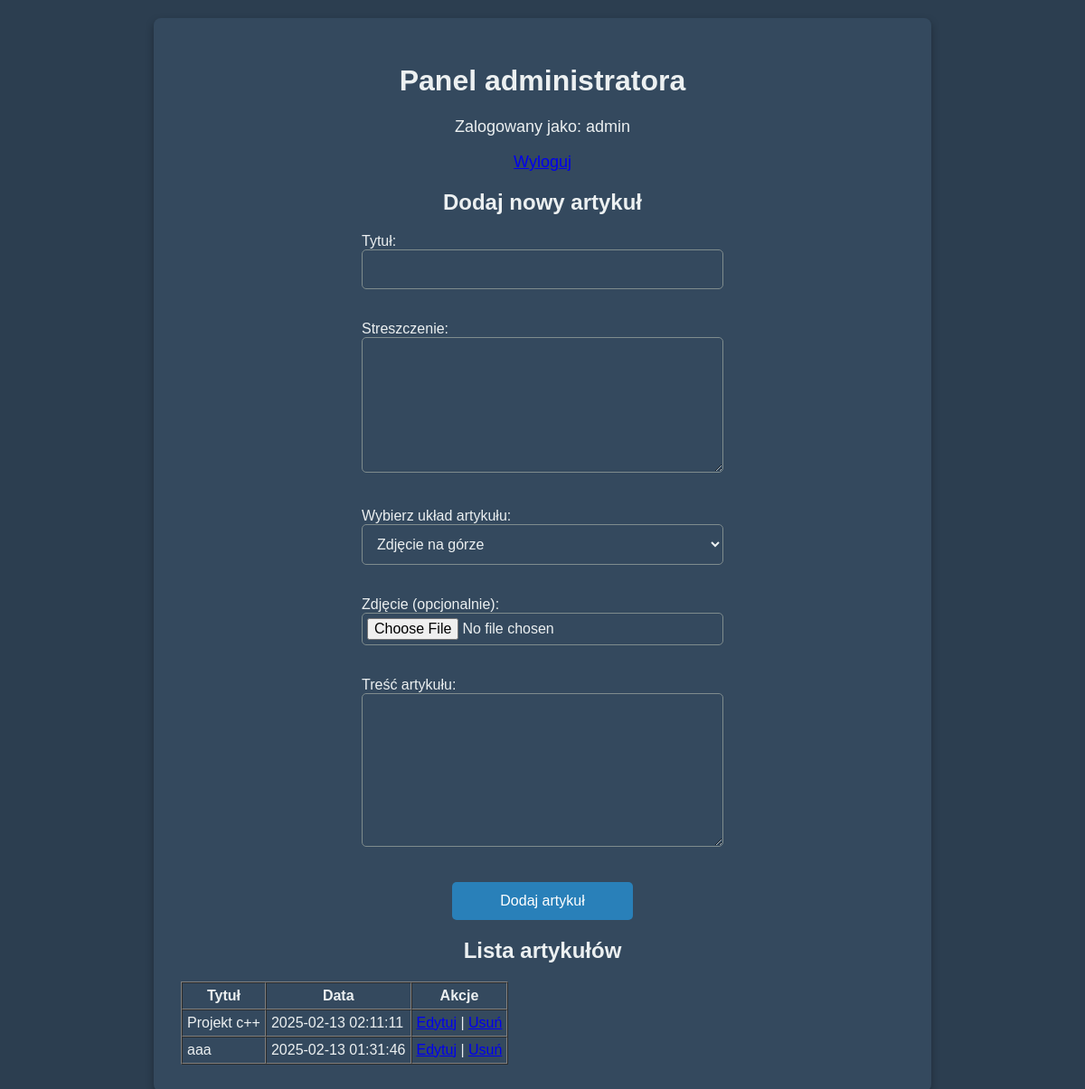
Page /admin_panel.php (signed in) on the earlier database version.
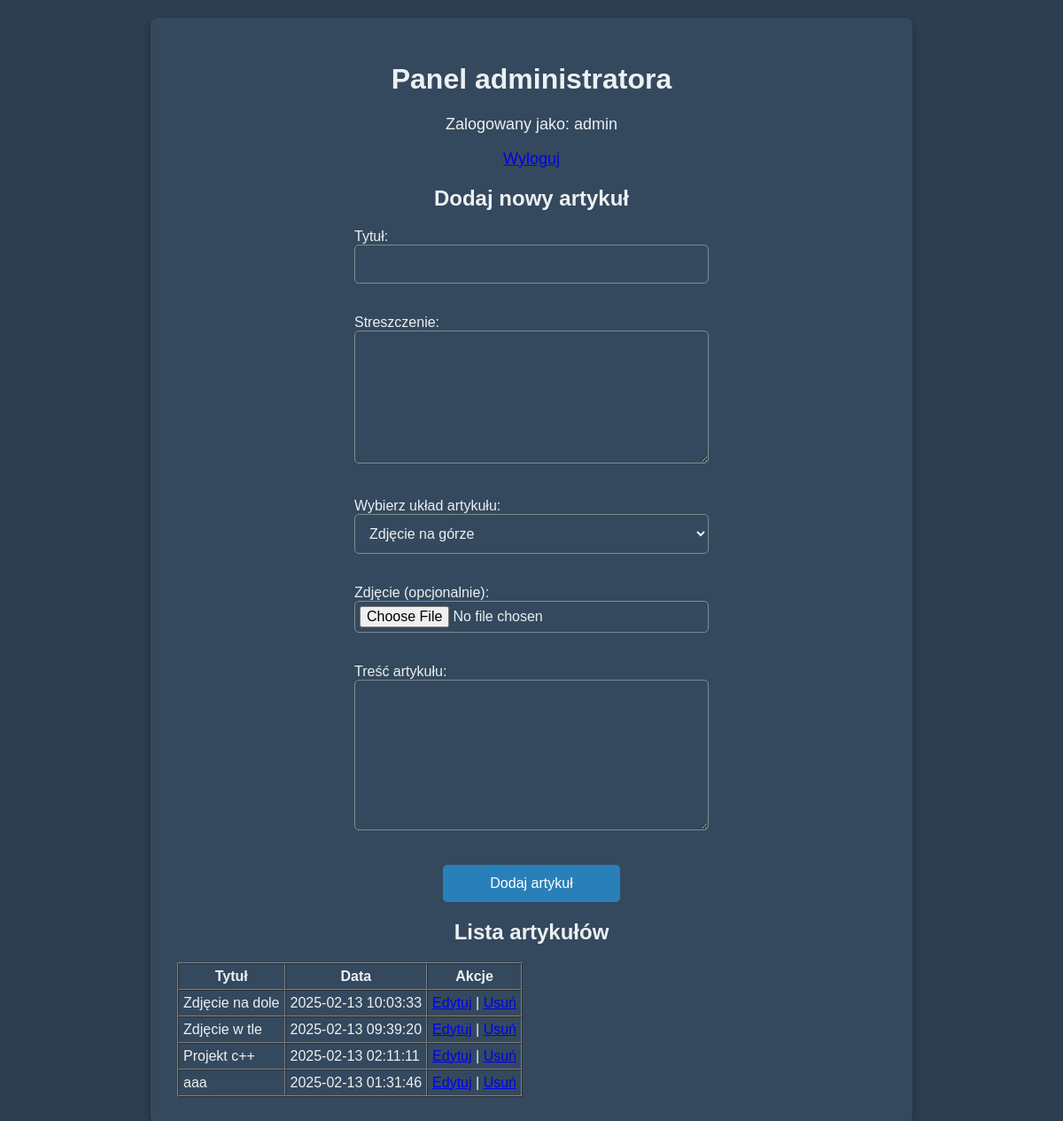
Same page on the later database version.
### tables this page shows
CREATE TABLE articles (
        id INTEGER PRIMARY KEY AUTOINCREMENT,
        title TEXT NOT NULL,
        summary TEXT,
        content TEXT NOT NULL,
        layout TEXT NOT NULL,
        image_path TEXT,
        created_at TIMESTAMP DEFAULT CURRENT_TIMESTAMP
    );

### admin_panel.php (the view, shortened to what this page needs)
<?php
require_once 'db.php';
$stmt = $pdo->query("SELECT id, title, created_at FROM articles ORDER BY created_at DESC");
$articles = $stmt->fetchAll(PDO::FETCH_ASSOC);
?>
<!DOCTYPE html>
<html lang="pl">
<head>
    <link rel="stylesheet" href="style.css" />
</head>
<body>
    <div class="admin-panel">
        <h1>Panel administratora</h1>
        <p>Zalogowany jako: <?php echo $_SESSION['username']; ?></p>
        <p><a href="logout.php">Wyloguj</a></p>
        <h2>Dodaj nowy artykuł</h2>
        <form method="post" action="admin_panel.php" enctype="multipart/form-data">
            <div>
                <label for="title">Tytuł:</label><br/>
                <input type="text" name="title" id="title" required>
            </div>
            <div>
                <label for="summary">Streszczenie:</label><br/>
                <textarea name="summary" id="summary" rows="3"></textarea>
            </div>
            <div>
                <label for="layout">Wybierz układ artykułu:</label><br/>
                <select name="layout" id="layout">
                    <option value="top_image">Zdjęcie na górze</option>
                </select>
            </div>
            <div>
                <label for="image">Zdjęcie (opcjonalnie):</label><br/>
                <input type="file" name="image" id="image" accept="image/*">
            </div>
            <div>
                <label for="content">Treść artykułu:</label><br/>
                <textarea name="content" id="content" rows="8"></textarea>
            </div>
            <button type="submit">Dodaj artykuł</button>
        </form>
        <h2>Lista artykułów</h2>
        <table border="1" cellpadding="5" cellspacing="0">
            <tr>
                <th>Tytuł</th>
                <th>Data</th>
                <th>Akcje</th>
            </tr>
            <?php foreach ($articles as $article): ?>
                <tr>
                    <td><?php echo htmlspecialchars($article['title']); ?></td>
                    <td><?php echo $article['created_at']; ?></td>
                    <td>
                        <a href="edit_article.php?id=<?php echo $article['id']; ?>">Edytuj</a> |
                        <a href="delete_article.php?id=<?php echo $article['id']; ?>" onclick="return confirm('Na pewno chcesz usunąć?');">Usuń</a>
                    </td>
                </tr>
            <?php endforeach; ?>
        </table>
    </div>
</body>
</html>

### style.css (style rules this page uses)
body { font-family: 'Arial', sans-serif; background-color: #2c3e50; margin: 0; padding: 0; color: #ecf0f1; }
h1, h2 { text-align: center; color: #ecf0f1; }
.admin-panel { background-color: #34495e; margin: 20px auto; padding: 30px; max-width: 800px; border-radius: 8px; box-shadow: 0 4px 10px rgba(0, 0, 0, 0.3); }
form { display: flex; flex-direction: column; gap: 15px; max-width: 400px; margin: 0 auto; }
input[type="text"], input[type="password"], input[type="file"], textarea, select { padding: 12px; font-size: 16px; border-radius: 5px; border: 1px solid #7f8c8d; background-color: #34495e; color: #ecf0f1; width: 100%; box-sizing: border-box; }
button[type="submit"] { padding: 12px; font-size: 16px; background-color: #2980b9; color: white; border: none; border-radius: 5px; cursor: pointer; transition: background-color 0.3s; width: 100%; max-width: 200px; margin: 0 auto; }
p { text-align: center; font-size: 18px; }
input[type="file"] { padding: 5px; border: 1px solid #7f8c8d; background-color: #34495e; color: #ecf0f1; }
div { margin-bottom: 20px; }
textarea { min-height: 150px; }

Differences in the rows shown:
added articles: title "Zdjęcie na dole", created_at "2025-02-13 10:03:33"
added articles: title "Zdjęcie w tle", created_at "2025-02-13 09:39:20"
